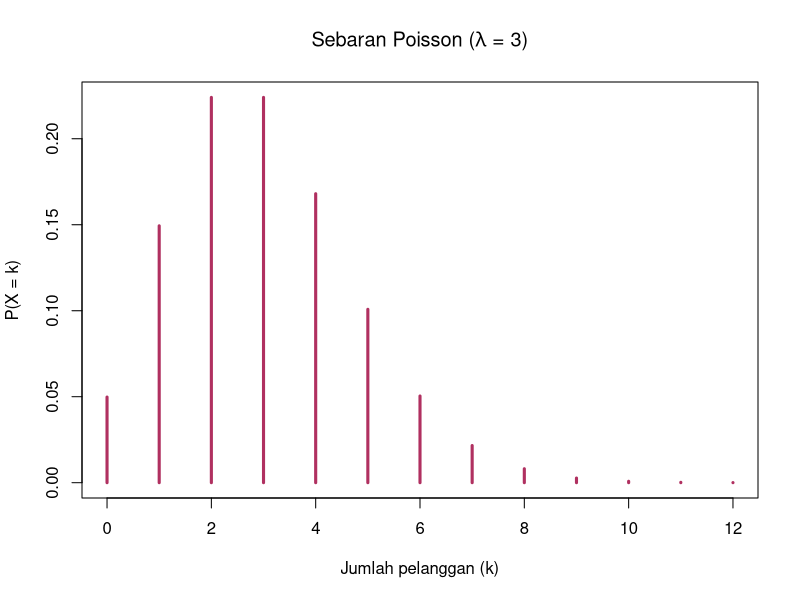
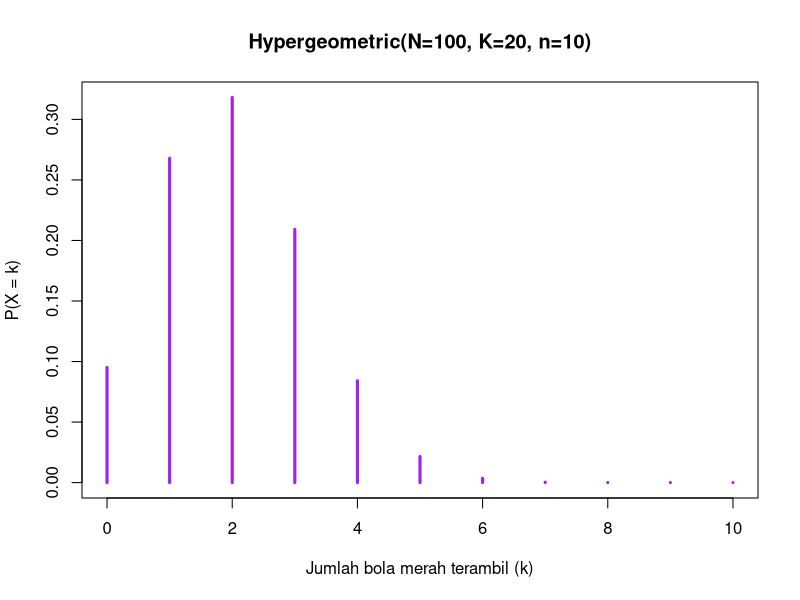
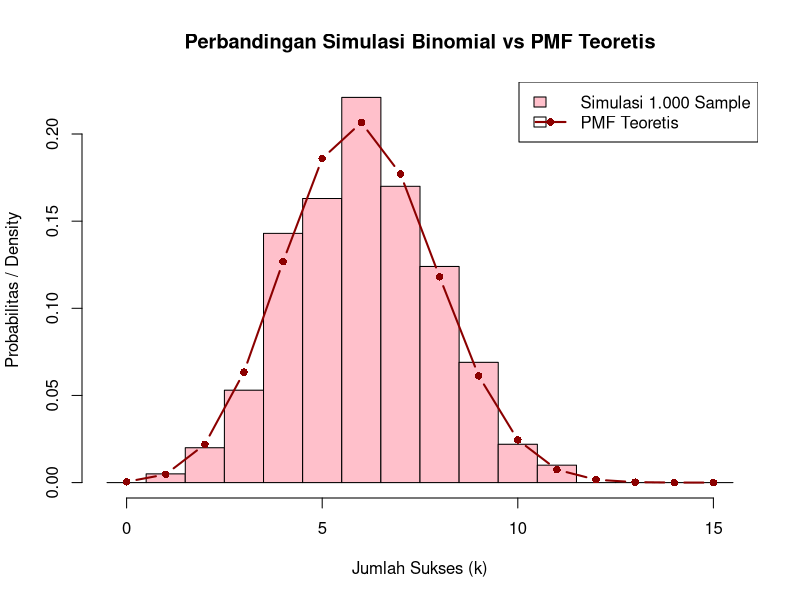

Reproduce these figures in R, in order.
# Nama : Tazkiyatunnisa Rahadian
# NIM  : 3338250029
# Tugas 4 Komputasi Statistika

#Soal 1
lambda <- 3

# Hitung P(X >= 5) = 1 - P(X <= 4)
p_ge_5 <- 1 - ppois(4, lambda)
cat("Peluang minimal 5 pelanggan datang per jam P(X >= 5):", p_ge_5, "\n")

# Visualisasi PMF Poisson(lambda = 3)
x1 <- 0:12
pmf1 <- dpois(x1, lambda)
plot(x1, pmf1, type = "h", lwd = 3, col = "maroon",
     main = expression(paste("Sebaran Poisson (", lambda, " = 3)")),
     xlab = "Jumlah pelanggan (k)", 
     ylab = "P(X = k)")


#soal 2
N <- 100    # Ukuran populasi total
K <- 20     # Jumlah sukses di populasi (bola merah)
n <- 10     # Ukuran sampel yang diambil

# Domain k (banyaknya sukses yang mungkin terambil)
k <- seq(from = max(0, n + K - N), to = min(n, K))

# Tabel PMF Hipergeometrik
pmf2 <- dhyper(k, m = K, n = N - K, k = n)
tabel_hiper <- data.frame(Bola_Merah = k, Probabilitas = pmf2)
print(tabel_hiper)

# Visualisasi PMF Hipergeometrik
plot(k, pmf2, type = "h", lwd = 3, col = "purple",
     main = paste0("Hypergeometric(N=", N, ", K=", K, ", n=", n, ")"),
     xlab = "Jumlah bola merah terambil (k)", 
     ylab = "P(X = k)")


#Soal 3
set.seed(2025)

n_binom <- 15
p_binom <- 0.4
m_sim   <- 1000

# Simulasi 1.000 percobaan Binomial
simulasi <- rbinom(m_sim, size = n_binom, prob = p_binom)

# Plot Histogram Simulasi (Peluang Empiris)
hist(simulasi, 
     breaks = seq(-0.5, n_binom + 0.5, by = 1), 
     probability = TRUE, 
     col = "pink",
     main = "Perbandingan Simulasi Binomial vs PMF Teoretis",
     xlab = "Jumlah Sukses (k)", 
     ylab = "Probabilitas / Density")

# Hitung dan tambahkan PMF Teoretis di atas histogram
x3 <- 0:n_binom
pmf3 <- dbinom(x3, size = n_binom, prob = p_binom)
lines(x3, pmf3, type = "b", pch = 16, col = "darkred", lwd = 2)

# Tambahkan Legenda
legend("topright", 
       legend = c("Simulasi 1.000 Sample", "PMF Teoretis"),
       fill = c("pink", NA), 
       col = c(NA, "darkred"), 
       lwd = c(NA, 2), 
       pch = c(NA, 16))
